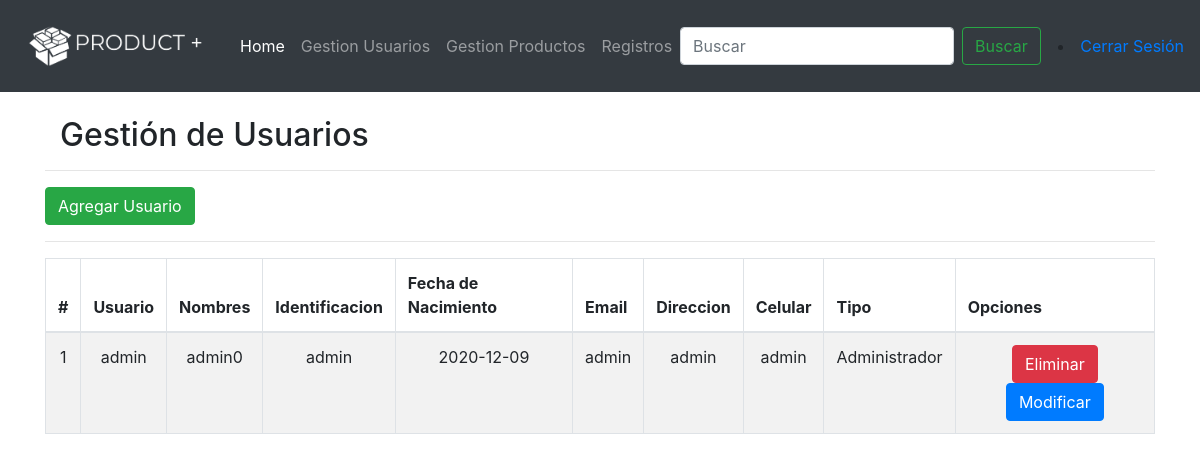
Page /user (signed in) on the earlier database version.
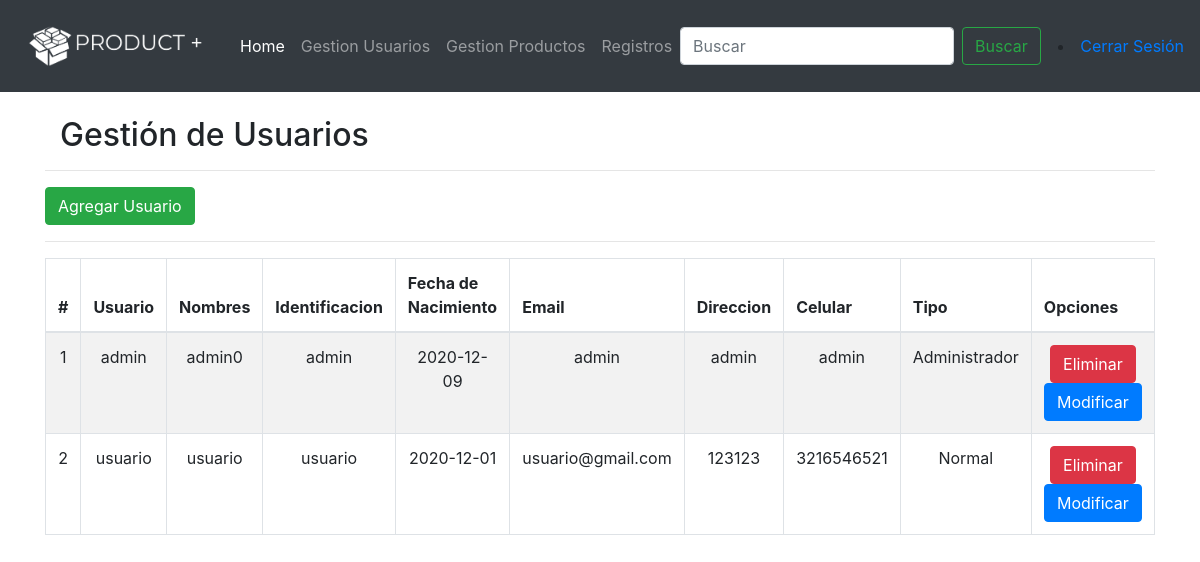
Same page on the later database version.
### app.py (models this page shows, shortened)
class User(db.Model):
    id = db.Column(db.Integer, primary_key=True)
    usuario = db.Column(db.String(25), nullable=False)
    nombres = db.Column(db.String(50), nullable=False)
    apellidos = db.Column(db.String(50), nullable=False)
    contrasena = db.Column(db.String(50), nullable=False)
    identificacion = db.Column(db.String(15), nullable=False)
    fechaNacimiento = db.Column(db.DateTime, default=datetime.utcnow)
    email = db.Column(db.String(30), nullable=False)
    direccion = db.Column(db.String(25), nullable=False)
    celular = db.Column(db.String(15), nullable=False)
    tipo = db.Column(db.String, nullable=False)
    estado = db.Column(db.String, nullable=False, default=1)

### app.py (the view)
@app.route('/user')
@login_required
@admin_required
def user():
    users = User.query.all()
    return render_template('gestionUsuarios.html',users=users)

### app.py (called while the page is built)
def login_required(view):
    @functools.wraps( view )
    def wrapped_view(**kwargs):
        if g.user is None:
            return redirect( url_for( 'index' ) )
        return view( **kwargs )
    return wrapped_view

def admin_required(view):
    @functools.wraps( view )
    def wrapped_view(**kwargs):
        if g.user.tipo != "1":
            return redirect( url_for( 'home' ) )
        return view( **kwargs )
    return wrapped_view

@app.before_request
def load_logged_in_user():
    user_id = session.get( 'user_id' )
    if user_id is None:
        g.user = None
    else:
        user = User.query.filter_by(id = user_id).first()
        g.user = user

### templates/gestionUsuarios.html
{% extends 'base.html' %} {% block content %}
<div class="container">
    <br>
    <div class="col-md-8">
        <h2>Gestión de Usuarios</h2>
    </div>
    <hr>
    <a class="btn btn-success" href="/addUser">Agregar Usuario</a>
    <hr>
    <table class="table table-striped table-bordered">
        <thead>
            <tr>
                <th scope="col">#</th>
                <th scope="col">Usuario</th>
                <th scope="col">Nombres</th>
                <th scope="col">Identificacion</th>
                <th scope="col">Fecha de Nacimiento</th>
                <th scope="col">Email</th>
                <th scope="col">Direccion</th>
                <th scope="col">Celular</th>
                <th scope="col">Tipo</th>
                <th scope="col">Opciones</th>
            </tr>
        </thead>
        <tbody>
            {% for user in users %}
            <tr>
                <td>{{ user.id }}</td>
                <td>{{ user.nombres }}</td>
                <td>{{ user.usuario }}</td>
                <td>{{ user.identificacion }}</td>
                <td>{{ user.fechaNacimiento.strftime('%Y-%m-%d') }}</td>
                <td>{{ user.email }}</td>
                <td>{{ user.direccion }}</td>
                <td>{{ user.celular }}</td>
                {% if user.tipo == '1' %}
                <td>Administrador</td>
                {% endif %} {% if user.tipo == '2' %}
                <td>Normal</td>
                {% endif %}
                <td>
                    <a href="/deleteUser/{{user.id}}" class="btn btn-danger">Eliminar</a>
                    <a href="/updateUser/{{user.id}}" class="btn btn-primary">Modificar</a>
                </td>
            </tr>
            {% endfor %}
        </tbody>
    </table>
</div>
{% endblock %}

Differences in the rows shown:
added User: id "2", nombres "usuario", usuario "usuario", identificacion "usuario", fechaNacimiento "2020-12-01", email "usuario@gmail.com", direccion "123123", celular "3216546521", tipo "Normal"
